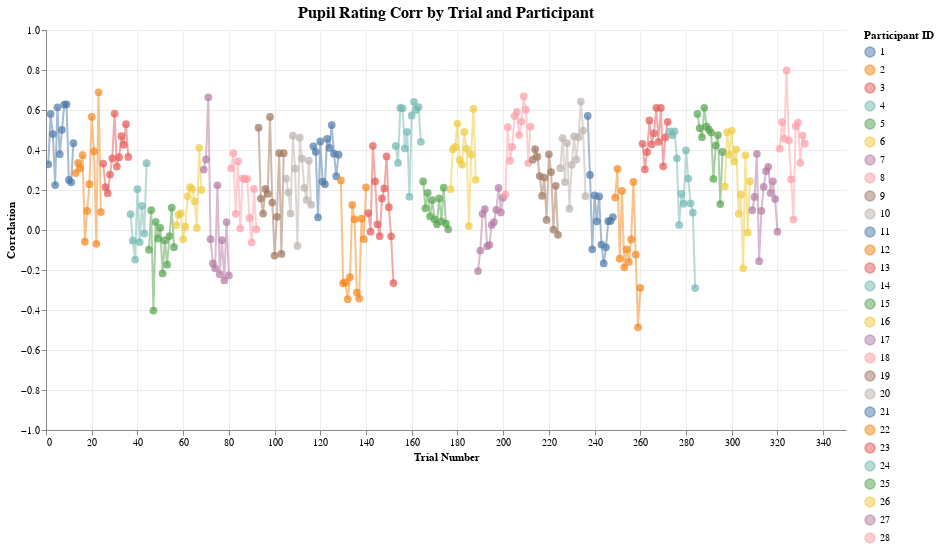

The notebook cell this image was saved under:
### Code cell
col1, col2 = "pupil", "rating"

corr_by_trial = calculate_correlations_by_trial(df, col1, col2)
corr_by_participant = aggregate_correlations_fisher_z(
    corr_by_trial, f"{col1}_{col2}_corr", "participant_id", include_ci=True
)
plot_correlations_by_trial(corr_by_trial, f"{col1}_{col2}_corr")
# plot_correlations_by_participant(corr_by_participant, f"{col1}_{col2}_corr")

### Figure 1 — Vega-Lite specification as saved in the notebook (floating-point values rounded to 4 significant figures; data arrays with more than 128 entries replaced by an {"elided": "..."} marker saying what was removed)
{"config": {"view": {"continuousWidth": 300, "continuousHeight": 300, "strokeWidth": 0}, "axis": {"grid": true, "gridColor": "#ededed"}, "title": {"fontSize": 16, "anchor": "middle"}}, "layer": [{"mark": {"type": "line", "opacity": 0.5}, "encoding": {"color": {"field": "participant_id", "legend": {"title": "Participant ID"}, "type": "nominal"}, "x": {"axis": {"title": "Trial Number"}, "field": "trial_id", "type": "quantitative"}, "y": {"axis": {"title": "Correlation"}, "field": "pupil_rating_corr", "scale": {"domain": [-1, 1]}, "type": "quantitative"}}, "name": "view_5"}, {"mark": {"type": "circle", "size": 60}, "encoding": {"color": {"field": "participant_id", "legend": {"title": "Participant ID"}, "type": "nominal"}, "tooltip": [{"field": "participant_id", "type": "nominal"}, {"field": "trial_id", "type": "quantitative"}, {"field": "pupil_rating_corr", "format": ".3f", "type": "quantitative"}], "x": {"axis": {"title": "Trial Number"}, "field": "trial_id", "type": "quantitative"}, "y": {"axis": {"title": "Correlation"}, "field": "pupil_rating_corr", "scale": {"domain": [-1, 1]}, "type": "quantitative"}}}], "data": {"name": "data-6c3ca9bbb687543220738a5d7f9150be"}, "height": 400, "params": [{"name": "param_5", "select": {"type": "interval", "encodings": ["x", "y"]}, "bind": "scales", "views": ["view_5"]}], "title": "Pupil Rating Corr by Trial and Participant", "width": 800, "$schema": "https://vega.github.io/schema/vega-lite/v5.20.1.json", "datasets": {"data-6c3ca9bbb687543220738a5d7f9150be": {"elided": "332 records"}}}
